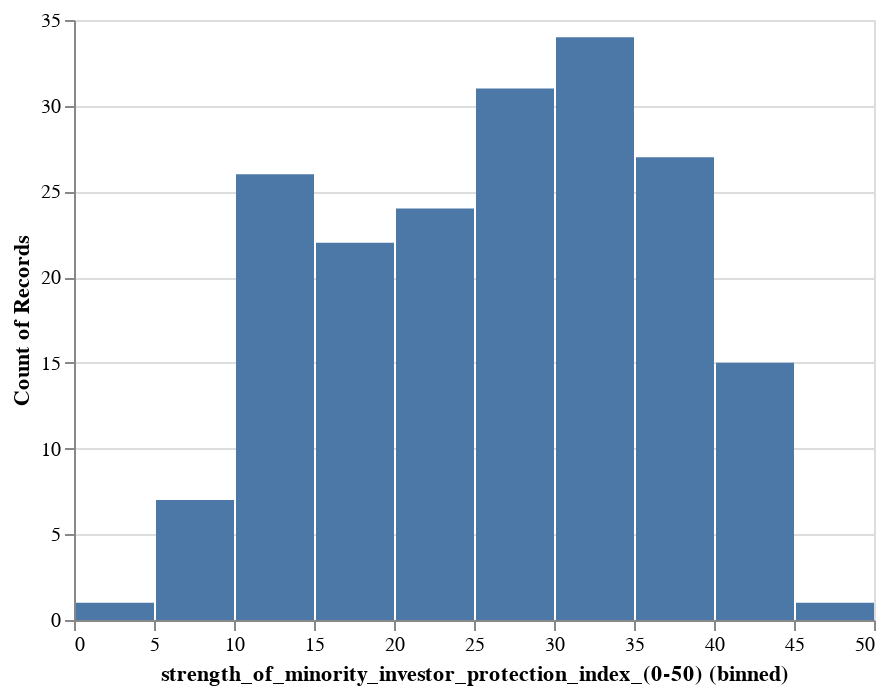

Source (notebook cell):
### Code cell
Chart(wd).mark_bar().encode(x=X('strength_of_minority_investor_protection_index_(0-50)', bin=True), y='count()')

### Figure 1 — Vega-Lite specification as saved in the notebook (floating-point values rounded to 4 significant figures; data arrays with more than 128 entries replaced by an {"elided": "..."} marker saying what was removed)
{"config": {"view": {"continuousWidth": 400, "continuousHeight": 300}}, "data": {"name": "data-fdd363ed79407d51447cdbde2a68fd89"}, "mark": "bar", "encoding": {"x": {"type": "quantitative", "bin": true, "field": "strength_of_minority_investor_protection_index_(0-50)"}, "y": {"type": "quantitative", "aggregate": "count"}}, "$schema": "https://vega.github.io/schema/vega-lite/v4.8.1.json", "datasets": {"data-fdd363ed79407d51447cdbde2a68fd89": {"elided": "188 records"}}}
